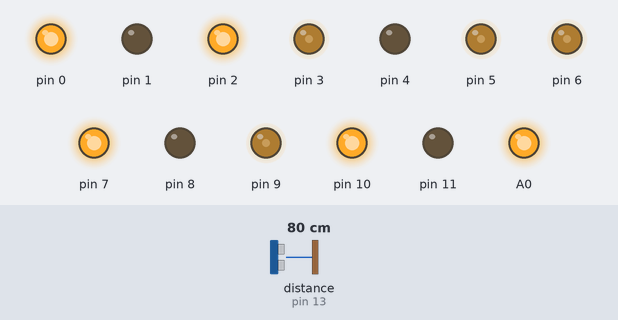
A sketch run on a simulated Arduino Uno, built with avr-gcc and run on an emulated ATmega328P. Shown: output pins drawn as LEDs (lit = HIGH). Wiring (inferred from the names in the program): ultrasonic range finder: trigger pin 12; echo pin 13. Inputs (shaded band) come from the test bench; at power-on: distance to the obstacle (sensor on pin 13) 80 cm. The echo pulse lasts 58.3 µs per cm; pins used as bus, display or sensor lines are not drawn.

Above: at 1.2 s.
1.3 s: distance to the obstacle (sensor on pin 13) set to 55 cm
2.8 s: distance to the obstacle (sensor on pin 13) set to 47 cm
At 3.4 s:
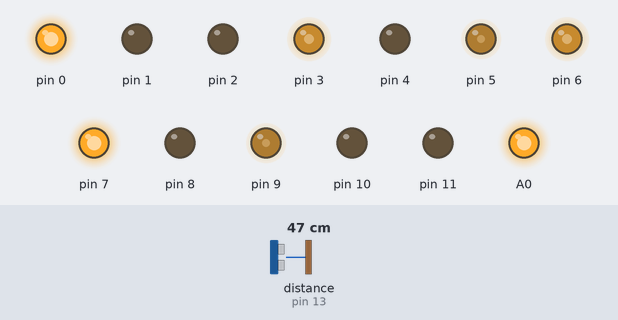
Timing chart, 0 to 5.8 s (numbered marks = the images above; inputs shaded):
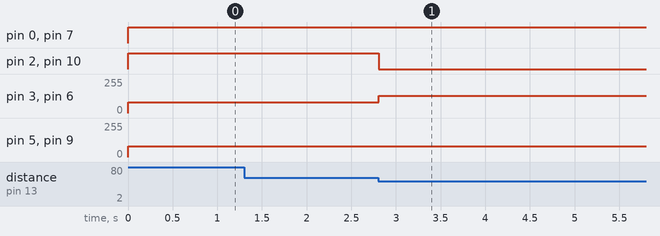

Measured:
- the behaviour switches between 52 and 51 cm on distance to the obstacle (sensor on pin 13) (found by bisection; images 0 and 1)
- after the input at 1.3 s, every drawn part: stays the same
- after the input at 2.8 s, pin 2, pin 10: HIGH → LOW at once; pin 3, pin 6: 80/255 → 130/255 at once

The sketch:

SPEED_CONTROL.ino
```cpp
const int trigPin = 12;
const int echoPin = 13;
long duration;
int distance;
void setup() {
  pinMode(0,OUTPUT);
  pinMode(1,OUTPUT);
  pinMode(2,OUTPUT);
  pinMode(3,OUTPUT);
  pinMode(4,OUTPUT);
  pinMode(5,OUTPUT);
  pinMode(6,OUTPUT);
  pinMode(7,OUTPUT);
  pinMode(8,OUTPUT);
  pinMode(9,OUTPUT);
  pinMode(10,OUTPUT);
  pinMode(11,OUTPUT);
  pinMode(12,OUTPUT);
  pinMode(13,OUTPUT);
  pinMode(A0,OUTPUT);
  pinMode(trigPin, OUTPUT);
  pinMode(echoPin, INPUT);
  analogWrite(A0,255);
}
void loop() {
  digitalWrite(trigPin, LOW);
  delayMicroseconds(2);
  digitalWrite(trigPin, HIGH);
  delayMicroseconds(10);
  digitalWrite(trigPin, LOW);
  duration = pulseIn(echoPin, HIGH);
  distance= duration*0.034/2;
  if(distance<=50)
  {
    digitalWrite(2,LOW);
    digitalWrite(4,LOW);
    digitalWrite(10,LOW);
    digitalWrite(11,LOW);
    digitalWrite(0,HIGH);
    digitalWrite(1,LOW);
    analogWrite(3,130);
    digitalWrite(7,HIGH);
    digitalWrite(8,LOW);
    analogWrite(6,130);
    delay(7000);
  }
  else
  {
    digitalWrite(0,HIGH);
    digitalWrite(1,LOW);
    analogWrite(3,80);
    digitalWrite(2,HIGH);
    digitalWrite(4,LOW);
    analogWrite(5,80);
    digitalWrite(7,HIGH);
    digitalWrite(8,LOW);
    analogWrite(6,80);
    digitalWrite(10,HIGH);
    digitalWrite(11,LOW);
    analogWrite(9,80);
    }
}
```
